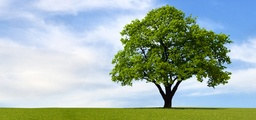
#> input picture Assignment1/BigTree.jpg, 256 x 120 px, shrunk from 1024 x 482 before the run, given in place of leaf.png, which was not available
$ python P_2019213_1.py
#> lines starting #> are read from the running program, lines starting #| are printed output that depends on the picture; pictures that were not available may be replaced by others from this repository, and a replacement may not be noted
import numpy as np
import cv2
from math import *

#question 1 equation 3

def distance(x,y):
    return np.sqrt(np.sum((x-y)**2))


image = cv2.imread('leaf.png')
#> image is the input picture: shape (120, 256, 3); mean B, G, R 171.2, 180.2, 160.8
cv2.imshow('Input image',image)
pixel_vals = image.reshape((-1,3))
pixel_vals = np.float32(pixel_vals)
criteria = (cv2.TERM_CRITERIA_EPS + cv2.TERM_CRITERIA_MAX_ITER, 100, 0.85)
retval, labels, centers = cv2.kmeans(pixel_vals, 85, None, criteria, 10, cv2.KMEANS_RANDOM_CENTERS)
#> retval = 1676866.2; centers = 85 rows, first 8: [50.02, 115.8, 92.57], [236.6, 250.3, 239.7], [6.18, 98.21, 74.22], [170.7, 239.7, 219], [20.87, 140.5, 123], [90.53, 135.3, 111.6], [138.2, 134.9, 110.2], [21.71, 110.3, 86.62]
centers = np.array(centers,dtype='float64')
segmented_data = centers[labels.flatten()]
kmeanImage = segmented_data.reshape((image.shape))
print(len(centers))
#| 85
kmeanImage = np.array(kmeanImage)
hashy = {}
n,m,o = kmeanImage.shape
#> n = 120; m = 256; o = 3

# [7 lines of commented-out code are left out]

saliencyValues=[]
colorProb={}
total=0
for i in range(85):
    colorProb[i]=np.sum(labels.flatten()==i)
    total+=colorProb[i]
#> this loop made 85 passes
#> total on passes 1 to 12: 251, 323, 837, 840, 2138, 2258, 2300, 2819, 3565, 3661, 3768, 3807
#> after the loop, colorProb = 85 items; total = 30720
for i in colorProb:
    colorProb[i]=colorProb[i]/total
#> this loop made 85 passes

for i in colorProb:
    temp=0
    # print(i)
    for j in colorProb:
        # print(i,j)
        temp+=colorProb[j]*(distance(centers[i],centers[j]))
    saliencyValues.append(int(temp))
#> after the loop, saliencyValues = 85 values, max 286 at index 21, min 112 at index 74, mean 144.5

newSaliencyVAlues=[]
for i in labels.flatten():
    newSaliencyVAlues.append(saliencyValues[i])
#> this loop made 30720 passes
#> i on passes 1 to 3: 29, 29, 28
#> after the loop, newSaliencyVAlues = 30720 items

outputImage = np.array(newSaliencyVAlues).reshape((n,m))
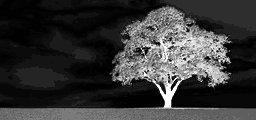
#> outputImage: shape (120, 256) int64; min 112, max 286, mean 149.3; drawn with min black and max white

outputImage = 255*(outputImage-np.min(outputImage))/(np.max(outputImage)-np.min(outputImage))
outputImage = outputImage.astype(dtype='uint8')

cv2.imshow("Equation 3 output image",outputImage)
cv2.imwrite("equation3_output.png",outputImage)

cv2.waitKey()
cv2.destroyAllWindows()


#question 1 equation 5

image = cv2.imread('segmented_big_tree.jpg')
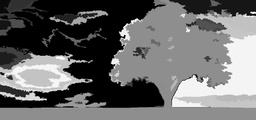
#> input picture Assignment1/segmented_big_tree.jpg, 256 x 120 px, shrunk from 1024 x 482 before the run
#> image is the input picture: shape (120, 256, 3); min 0, max 255, mean 104.7
image = np.array(image)
# n,m,_=image.shape

# image = cv2.imread('BigTree')
# cv2.imshow('Input image',image)
pixel_vals = image.reshape((-1,3))
pixel_vals = np.float32(pixel_vals)
criteria = (cv2.TERM_CRITERIA_EPS + cv2.TERM_CRITERIA_MAX_ITER, 100, 0.85)
retval, labels, centers = cv2.kmeans(pixel_vals, 15, None, criteria, 10, cv2.KMEANS_RANDOM_CENTERS)
#> retval = 852475.8; centers = 15 rows, first 8: [80.55, 80.55, 80.55], [0.465, 0.465, 0.465], [61.78, 61.78, 61.78], [244.1, 244.1, 244.1], [41.89, 41.89, 41.89], [102.4, 102.4, 102.4], [179.8, 179.8, 179.8], [142.4, 142.4, 142.4]
centers = np.array(centers,dtype='float64')
segmented_data = centers[labels.flatten()]
kmeanImage = segmented_data.reshape((image.shape))
print(len(centers))
#| 15
kmeanImage = np.array(kmeanImage)
hashy = {}
n,m,o = kmeanImage.shape

# [7 lines of commented-out code are left out]

saliencyValues=[]
colorProb={}
total=0
for i in range(15):
    colorProb[i]=np.sum(labels.flatten()==i)
    total+=colorProb[i]
#> this loop made 15 passes
#> total on passes 1 to 12: 634, 9121, 9949, 12883, 13744, 14245, 14783, 23232, 23914, 24310, 24968, 26416
#> after the loop, colorProb = 15 items; total = 30720
for i in colorProb:
    colorProb[i]=colorProb[i]/total
#> this loop made 15 passes

for i in colorProb:
    temp=0
    # print(i)
    for j in colorProb:
        # print(i,j)
        temp+=colorProb[j]*(distance(centers[i],centers[j]))
    saliencyValues.append(int(temp))
#> after the loop, saliencyValues = [137, 180, 144, 241, 153, 131, 158, 123, 136, 126, 206, 163, 123, 175, 173]

newSaliencyVAlues=[]
for i in labels.flatten():
    newSaliencyVAlues.append(saliencyValues[i])
#> this loop made 30720 passes
#> i on passes 1 to 3: 14, 14, 14

outputImage = np.array(newSaliencyVAlues).reshape((n,m))
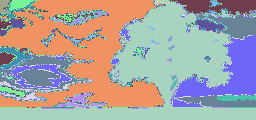
#> outputImage: shape (120, 256) int64; 14 distinct labels, from 123 to 241; one colour per label, 0 black

outputImage = 255*(outputImage-np.min(outputImage))/(np.max(outputImage)-np.min(outputImage))
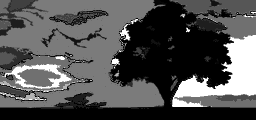
#> outputImage: shape (120, 256) float64; min 0, max 255, mean 83.6
outputImage = outputImage.astype(dtype='uint8')

cv2.imshow("Equation 5 output image",outputImage)
cv2.imwrite("equation5_output.png",outputImage)
cv2.waitKey()
